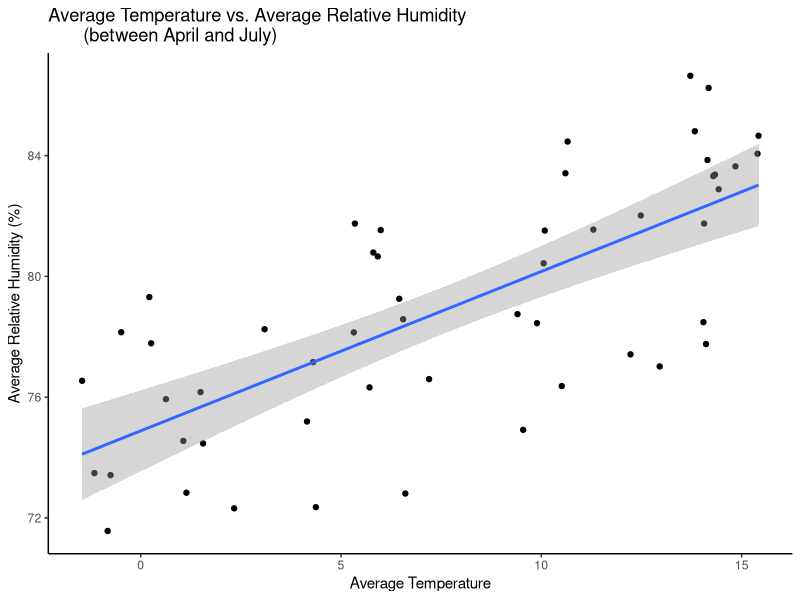
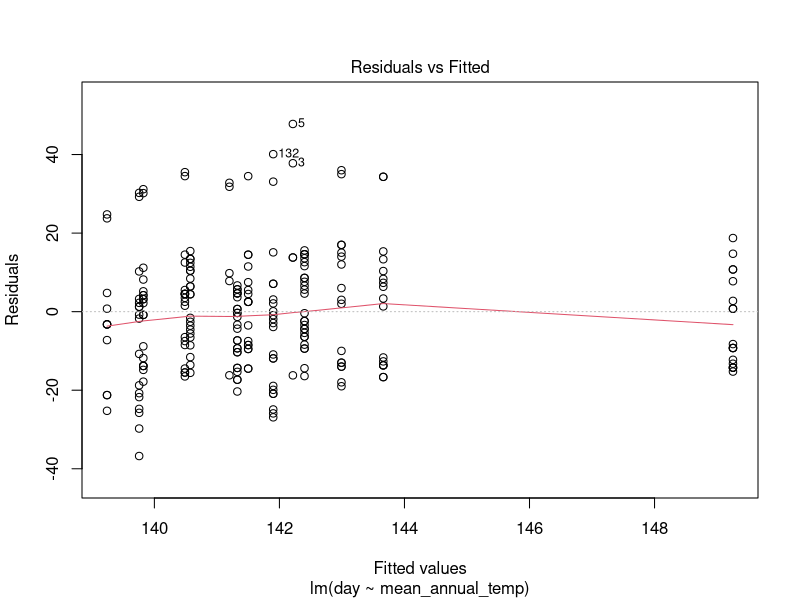
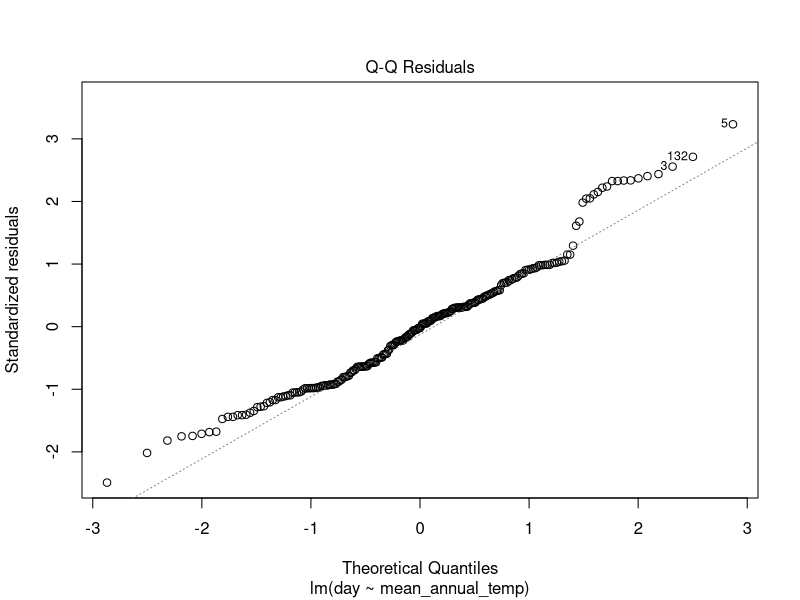
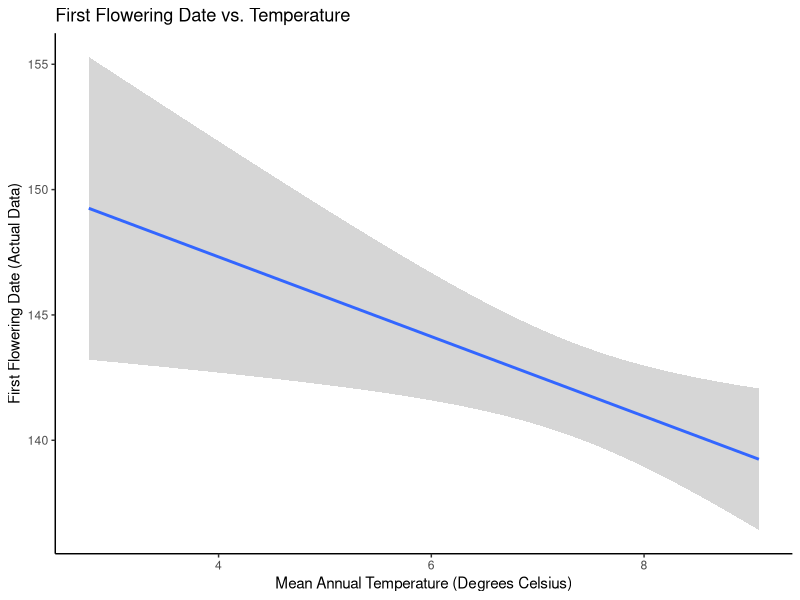
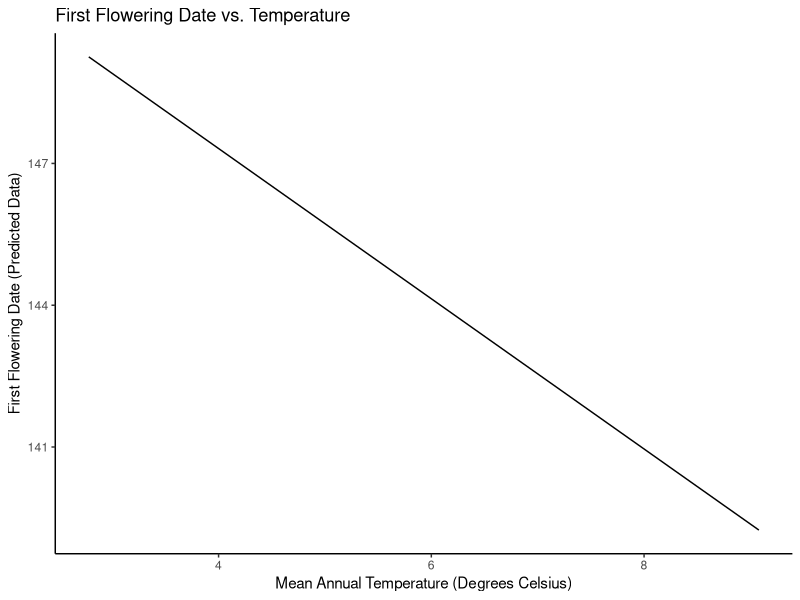
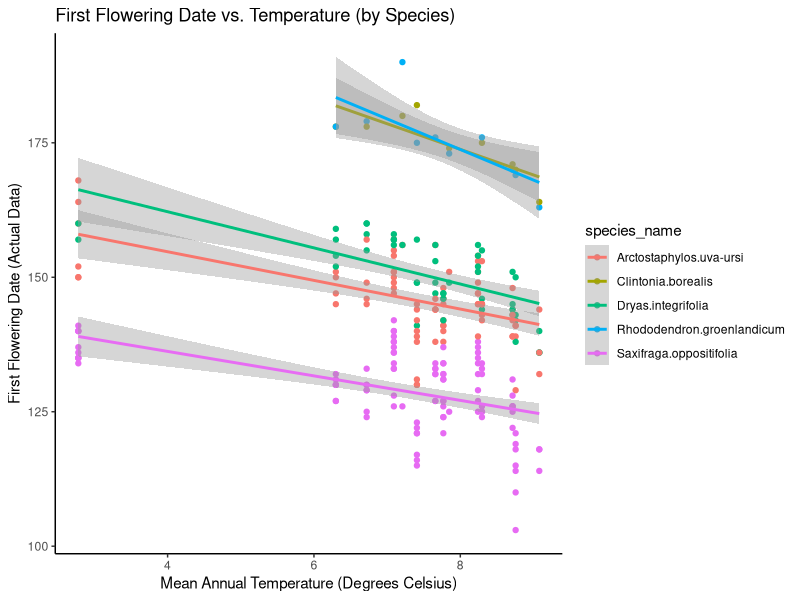
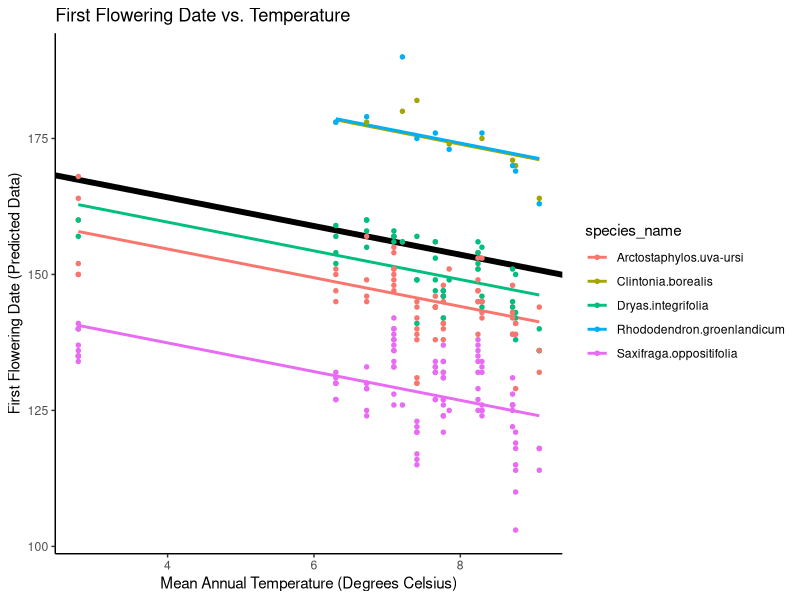
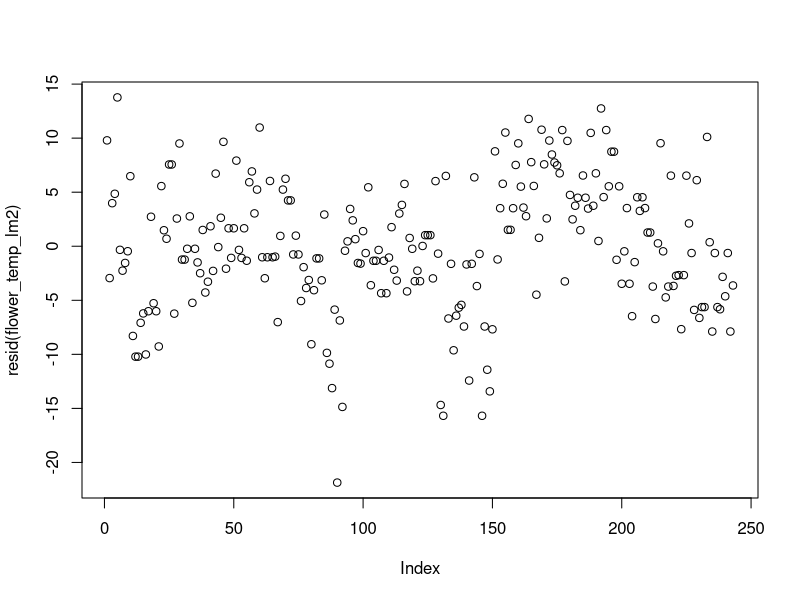

R code for these plots, in order:
## ---- chunk 1
library(dplyr)
library(tidyverse)
library(lubridate)
library(lmerTest)
library(lme4)
library(lattice)
## ---- chunk 2
mingan_flower_data <- read_csv("mingan_flower_data.csv")
head(mingan_flower_data)

mingan_weather_data <- read_csv("mingan_weather_data.csv")
head(mingan_weather_data)
## ---- chunk 3
#changing the column name "survey_year" into "year"
colnames(mingan_flower_data)[5] <- "year"
## ---- chunk 4
#make columns with year, month, day
dmy_weather<-mingan_weather_data %>%
mutate(date=dmy(date),
  year=lubridate::year(date),
  month=lubridate::month(date),
  day=lubridate::day(date))
dmy_weather
## ---- chunk 5
#make column with average humidity for each month (between April and July) for each year
avg_weather <- dmy_weather%>%
  filter(month >= 4 & month <= 7 & !is.na(avg_relative_humidity) & 
           !is.na(avg_temperature)) %>% 
  group_by(month, year) %>%
  summarise(mean_avg_relative_humidity=mean(avg_relative_humidity),
            mean_avg_temp=mean(avg_temperature))
avg_weather
## ---- chunk 6
#plot average temperature vs. average relative humidity (between April and July)
avg_weather %>%
  ggplot(aes(x=mean_avg_temp,y=mean_avg_relative_humidity))+
  geom_point() + geom_smooth(method = lm) + theme_classic()+
  labs(title = "Average Temperature vs. Average Relative Humidity 
       (between April and July)", 
       x = "Average Temperature", y = "Average Relative Humidity (%)")
## ---- chunk 7
# Running a correlation test between average temperature and average relative humidity
cor.test(avg_weather$mean_avg_relative_humidity, avg_weather$mean_avg_temp)
## ---- chunk 8
# find average temperature per year
mean_annual_temp <- avg_weather %>% 
  group_by(year) %>% 
  summarise(mean_annual_temp = mean(mean_avg_temp))

mean_annual_temp
## ---- chunk 9
mean_annual_temp <- avg_weather %>% 
  group_by(year) %>% 
  summarise(mean_annual_temp = mean(mean_avg_temp))
mean_annual_temp
## ---- chunk 10
#merge the two data into one
total <- merge(mingan_flower_data, mean_annual_temp, by="year")
total
## ---- chunk 11
#filter out NAs
flower_temp_data <- total %>% 
  filter(!is.na(day))

flower_temp_data
## ---- chunk 12
#create linear model 1 (x = temperature, y = flowering day)

flower_temp_lm <- lm(day~mean_annual_temp, data=flower_temp_data)
summary(flower_temp_lm)
## ---- chunk 13
#validate assumptions
plot(flower_temp_lm, 1:2)
## ---- chunk 14
#first flowering date vs. temperature based on actual data
flower_temp_data %>% 
  ggplot(aes(x = mean_annual_temp, y = day)) +
  geom_smooth(method = "lm")+
  theme_classic() +
  labs(title = "First Flowering Date vs. Temperature", x = "Mean Annual Temperature (Degrees Celsius)", y = "First Flowering Date (Actual Data)" )

## ---- chunk 15
#predicted values of first flowering date by temperature based on linear model
flower_temp_data %>% 
  mutate(flowering_date_pred = predict(flower_temp_lm)) %>% #include predicted values to dataset
  ggplot(aes(x = mean_annual_temp, y = day)) +
  geom_line(aes(y = flowering_date_pred)) +
  theme_classic() +
  labs(title = "First Flowering Date vs. Temperature", x = "Mean Annual Temperature (Degrees Celsius)", y = "First Flowering Date (Predicted Data)" )
  

## ---- chunk 16
# create mixed effect model (temperature vs flowering date + species (random effect))

flower_temp_lm2 <- lmer(day ~ mean_annual_temp + (1|species_name), data = flower_temp_data, REML = FALSE)       
summary(flower_temp_lm2)
## ---- chunk 17
# create graph of temperature (x) vs. flowering day (y) by species using actual data

flower_temp_data %>% 
  group_by(mean_annual_temp, species_name) %>% 
  ggplot(aes(x = mean_annual_temp, y = day, colour = species_name)) +
  geom_point() +
  geom_smooth(method = "lm") +
  theme_classic() +
  labs(title = "First Flowering Date vs. Temperature (by Species)", x = "Mean Annual Temperature (Degrees Celsius)", y = "First Flowering Date (Actual Data)" )
## ---- chunk 18
#create graph of temperature (x) vs. flowering day (y) by species using predicted data
flower_temp_data <- flower_temp_data %>% 
  mutate(flowering_date_pred_spec = predict(flower_temp_lm2)) #add predicted values to dataset

flower_temp_data %>% 
  ggplot(aes(x = mean_annual_temp, y = day, colour = species_name)) +
  theme_classic() +
  labs(title = "First Flowering Date vs. Temperature", x = "Mean Annual Temperature (Degrees Celsius)", y = "First Flowering Date (Predicted Data)" ) +
  
#Add fixed effect regression line (from model output above)
  geom_abline(aes(intercept=174.7261, slope=-2.6379), size=2) +


#Add fitted values (i.e., regression lines)
  geom_line(aes(y = flowering_date_pred_spec), size = 1) +
  geom_point(size = 1.2)
## ---- chunk 19
#check assumptions

#assumption 1 - linearity
flower_temp_lm2_linearity <- plot(resid(flower_temp_lm2))
## ---- chunk 20
#assumption 2 - homogeneity of variance

#extract the residuals and places them in a new column in our original data table
flower_temp_data$flower_temp_lm2.Res <- residuals(flower_temp_lm2) 

#create a new column with the absolute value of the residuals
flower_temp_data$flower_temp_lm2.Res <- abs(flower_temp_data$flower_temp_lm2.Res)

#square the absolute values of the residuals to provide the more robust estimate
flower_temp_data$flower_temp_lm2.Res2 <- flower_temp_data$flower_temp_lm2.Res^2

#ANOVA of the squared residuals
Levene.flower_temp_lm_2 <- lm(flower_temp_lm2.Res2 ~ species_name, data = flower_temp_data)

anova(Levene.flower_temp_lm_2) #displays the results
## ---- chunk 21
qqmath(flower_temp_lm2)
